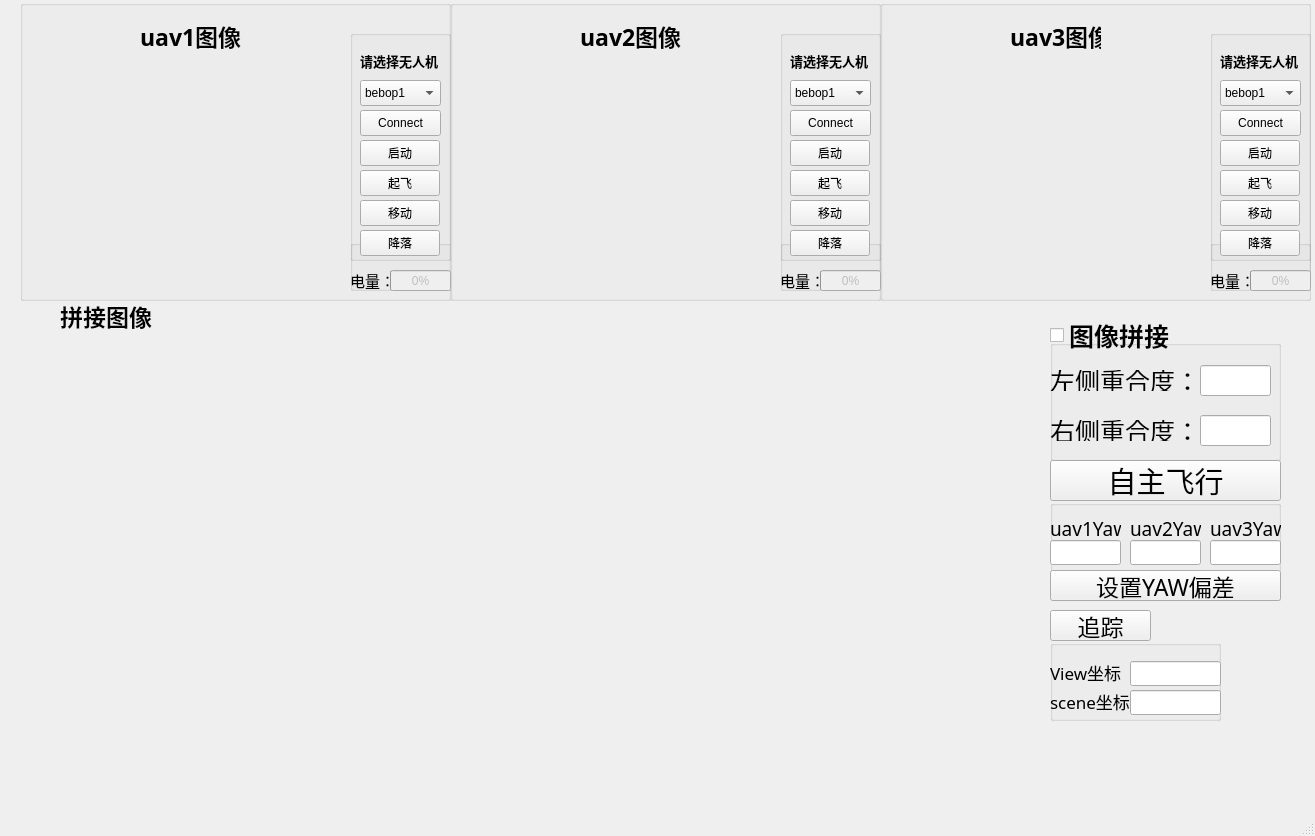
<?xml version="1.0" encoding="UTF-8"?>
<ui version="4.0">
 <class>MainWindowDesign</class>
 <widget class="QMainWindow" name="MainWindowDesign">
  <property name="geometry">
   <rect>
    <x>0</x>
    <y>0</y>
    <width>1315</width>
    <height>836</height>
   </rect>
  </property>
  <property name="minimumSize">
   <size>
    <width>0</width>
    <height>0</height>
   </size>
  </property>
  <property name="maximumSize">
   <size>
    <width>1619</width>
    <height>900</height>
   </size>
  </property>
  <property name="windowTitle">
   <string>QRosApp</string>
  </property>
  <property name="windowIcon">
   <iconset>
    <normaloff>:/images/icon.png</normaloff>:/images/icon.png</iconset>
  </property>
  <property name="locale">
   <locale language="English" country="Australia"/>
  </property>
  <widget class="QWidget" name="centralwidget">
   <widget class="QGroupBox" name="groupBox">
    <property name="geometry">
     <rect>
      <x>20</x>
      <y>0</y>
      <width>431</width>
      <height>301</height>
     </rect>
    </property>
    <property name="title">
     <string/>
    </property>
    <widget class="QLabel" name="uav1Image_label">
     <property name="geometry">
      <rect>
       <x>10</x>
       <y>50</y>
       <width>320</width>
       <height>240</height>
      </rect>
     </property>
     <property name="font">
      <font>
       <pointsize>36</pointsize>
      </font>
     </property>
     <property name="frameShadow">
      <enum>QFrame::Plain</enum>
     </property>
     <property name="lineWidth">
      <number>1</number>
     </property>
     <property name="text">
      <string/>
     </property>
     <property name="pixmap">
      <pixmap>../resources/images/load.png</pixmap>
     </property>
     <property name="scaledContents">
      <bool>true</bool>
     </property>
     <property name="margin">
      <number>0</number>
     </property>
    </widget>
    <widget class="QLabel" name="label">
     <property name="geometry">
      <rect>
       <x>120</x>
       <y>20</y>
       <width>101</width>
       <height>31</height>
      </rect>
     </property>
     <property name="font">
      <font>
       <family>AR PL UKai CN</family>
       <pointsize>17</pointsize>
       <weight>75</weight>
       <bold>true</bold>
      </font>
     </property>
     <property name="text">
      <string>uav1图像</string>
     </property>
    </widget>
    <widget class="QGroupBox" name="groupBox_6">
     <property name="geometry">
      <rect>
       <x>330</x>
       <y>240</y>
       <width>111</width>
       <height>51</height>
      </rect>
     </property>
     <property name="maximumSize">
      <size>
       <width>111</width>
       <height>51</height>
      </size>
     </property>
     <property name="title">
      <string/>
     </property>
     <widget class="QLabel" name="label_6">
      <property name="geometry">
       <rect>
        <x>0</x>
        <y>30</y>
        <width>41</width>
        <height>20</height>
       </rect>
      </property>
      <property name="font">
       <font>
        <pointsize>11</pointsize>
       </font>
      </property>
      <property name="text">
       <string>电量：</string>
      </property>
     </widget>
     <widget class="QProgressBar" name="uav1Battery_pBar">
      <property name="enabled">
       <bool>false</bool>
      </property>
      <property name="geometry">
       <rect>
        <x>40</x>
        <y>30</y>
        <width>61</width>
        <height>21</height>
       </rect>
      </property>
      <property name="value">
       <number>0</number>
      </property>
     </widget>
    </widget>
    <widget class="QGroupBox" name="groupBox_2">
     <property name="geometry">
      <rect>
       <x>330</x>
       <y>30</y>
       <width>101</width>
       <height>231</height>
      </rect>
     </property>
     <property name="title">
      <string/>
     </property>
     <widget class="QPushButton" name="uav1Takeoff_pBtn">
      <property name="geometry">
       <rect>
        <x>10</x>
        <y>140</y>
        <width>80</width>
        <height>26</height>
       </rect>
      </property>
      <property name="text">
       <string>起飞</string>
      </property>
     </widget>
     <widget class="QPushButton" name="uav1Land_pBtn">
      <property name="geometry">
       <rect>
        <x>10</x>
        <y>200</y>
        <width>80</width>
        <height>26</height>
       </rect>
      </property>
      <property name="text">
       <string>降落</string>
      </property>
     </widget>
     <widget class="QPushButton" name="uav1Move_pBtn">
      <property name="geometry">
       <rect>
        <x>10</x>
        <y>170</y>
        <width>80</width>
        <height>26</height>
       </rect>
      </property>
      <property name="text">
       <string>移动</string>
      </property>
     </widget>
     <widget class="QPushButton" name="uav1ShowImage_pBtn">
      <property name="geometry">
       <rect>
        <x>10</x>
        <y>110</y>
        <width>80</width>
        <height>26</height>
       </rect>
      </property>
      <property name="text">
       <string>启动</string>
      </property>
     </widget>
     <widget class="QPushButton" name="uav1Connect_pBtn">
      <property name="geometry">
       <rect>
        <x>10</x>
        <y>80</y>
        <width>81</width>
        <height>26</height>
       </rect>
      </property>
      <property name="text">
       <string>Connect</string>
      </property>
     </widget>
     <widget class="QComboBox" name="uav1Name_cBox">
      <property name="geometry">
       <rect>
        <x>10</x>
        <y>50</y>
        <width>81</width>
        <height>26</height>
       </rect>
      </property>
      <property name="currentIndex">
       <number>0</number>
      </property>
      <item>
       <property name="text">
        <string>bebop1</string>
       </property>
      </item>
      <item>
       <property name="text">
        <string>bebop2</string>
       </property>
      </item>
      <item>
       <property name="text">
        <string>bebop3</string>
       </property>
      </item>
      <item>
       <property name="text">
        <string>bebop4</string>
       </property>
      </item>
      <item>
       <property name="text">
        <string>bebop5</string>
       </property>
      </item>
      <item>
       <property name="text">
        <string>bebop</string>
       </property>
      </item>
     </widget>
     <widget class="QLabel" name="label_2">
      <property name="geometry">
       <rect>
        <x>10</x>
        <y>20</y>
        <width>81</width>
        <height>21</height>
       </rect>
      </property>
      <property name="font">
       <font>
        <pointsize>10</pointsize>
        <weight>75</weight>
        <bold>true</bold>
       </font>
      </property>
      <property name="text">
       <string>请选择无人机</string>
      </property>
     </widget>
    </widget>
   </widget>
   <widget class="QGroupBox" name="groupBox_3">
    <property name="geometry">
     <rect>
      <x>450</x>
      <y>0</y>
      <width>431</width>
      <height>301</height>
     </rect>
    </property>
    <property name="title">
     <string/>
    </property>
    <widget class="QLabel" name="uav2Image_label">
     <property name="geometry">
      <rect>
       <x>10</x>
       <y>50</y>
       <width>320</width>
       <height>240</height>
      </rect>
     </property>
     <property name="font">
      <font>
       <pointsize>36</pointsize>
      </font>
     </property>
     <property name="frameShadow">
      <enum>QFrame::Plain</enum>
     </property>
     <property name="lineWidth">
      <number>1</number>
     </property>
     <property name="text">
      <string/>
     </property>
     <property name="pixmap">
      <pixmap>../resources/images/load.png</pixmap>
     </property>
     <property name="scaledContents">
      <bool>true</bool>
     </property>
     <property name="margin">
      <number>0</number>
     </property>
    </widget>
    <widget class="QLabel" name="label_3">
     <property name="geometry">
      <rect>
       <x>130</x>
       <y>20</y>
       <width>101</width>
       <height>31</height>
      </rect>
     </property>
     <property name="font">
      <font>
       <family>AR PL UKai CN</family>
       <pointsize>17</pointsize>
       <weight>75</weight>
       <bold>true</bold>
      </font>
     </property>
     <property name="text">
      <string>uav2图像</string>
     </property>
    </widget>
    <widget class="QGroupBox" name="groupBox_4">
     <property name="geometry">
      <rect>
       <x>330</x>
       <y>30</y>
       <width>101</width>
       <height>231</height>
      </rect>
     </property>
     <property name="title">
      <string/>
     </property>
     <widget class="QPushButton" name="uav2Takeoff_pBtn">
      <property name="geometry">
       <rect>
        <x>10</x>
        <y>140</y>
        <width>80</width>
        <height>26</height>
       </rect>
      </property>
      <property name="text">
       <string>起飞</string>
      </property>
     </widget>
     <widget class="QPushButton" name="uav2Land_pBtn">
      <property name="geometry">
       <rect>
        <x>10</x>
        <y>200</y>
        <width>80</width>
        <height>26</height>
       </rect>
      </property>
      <property name="text">
       <string>降落</string>
      </property>
     </widget>
     <widget class="QPushButton" name="uav2Move_pBtn">
      <property name="geometry">
       <rect>
        <x>10</x>
        <y>170</y>
        <width>80</width>
        <height>26</height>
       </rect>
      </property>
      <property name="text">
       <string>移动</string>
      </property>
     </widget>
     <widget class="QPushButton" name="uav2ShowImage_pBtn">
      <property name="geometry">
       <rect>
        <x>10</x>
        <y>110</y>
        <width>80</width>
        <height>26</height>
       </rect>
      </property>
      <property name="text">
       <string>启动</string>
      </property>
     </widget>
     <widget class="QPushButton" name="uav2Connect_pBtn">
      <property name="geometry">
       <rect>
        <x>10</x>
        <y>80</y>
        <width>81</width>
        <height>26</height>
       </rect>
      </property>
      <property name="text">
       <string>Connect</string>
      </property>
     </widget>
     <widget class="QComboBox" name="uav2Name_cBox">
      <property name="geometry">
       <rect>
        <x>10</x>
        <y>50</y>
        <width>81</width>
        <height>26</height>
       </rect>
      </property>
      <property name="currentIndex">
       <number>0</number>
      </property>
      <item>
       <property name="text">
        <string>bebop1</string>
       </property>
      </item>
      <item>
       <property name="text">
        <string>bebop2</string>
       </property>
      </item>
      <item>
       <property name="text">
        <string>bebop3</string>
       </property>
      </item>
      <item>
       <property name="text">
        <string>bebop4</string>
       </property>
      </item>
      <item>
       <property name="text">
        <string>bebop5</string>
       </property>
      </item>
      <item>
       <property name="text">
        <string>bebop</string>
       </property>
      </item>
     </widget>
     <widget class="QLabel" name="label_4">
      <property name="geometry">
       <rect>
        <x>10</x>
        <y>20</y>
        <width>81</width>
        <height>21</height>
       </rect>
      </property>
      <property name="font">
       <font>
        <pointsize>10</pointsize>
        <weight>75</weight>
        <bold>true</bold>
       </font>
      </property>
      <property name="text">
       <string>请选择无人机</string>
      </property>
     </widget>
    </widget>
    <widget class="QGroupBox" name="groupBox_8">
     <property name="geometry">
      <rect>
       <x>330</x>
       <y>240</y>
       <width>101</width>
       <height>51</height>
      </rect>
     </property>
     <property name="maximumSize">
      <size>
       <width>111</width>
       <height>51</height>
      </size>
     </property>
     <property name="title">
      <string/>
     </property>
     <widget class="QLabel" name="label_10">
      <property name="geometry">
       <rect>
        <x>0</x>
        <y>30</y>
        <width>41</width>
        <height>20</height>
       </rect>
      </property>
      <property name="font">
       <font>
        <pointsize>11</pointsize>
       </font>
      </property>
      <property name="text">
       <string>电量：</string>
      </property>
     </widget>
     <widget class="QProgressBar" name="uav2Battery_pBar">
      <property name="enabled">
       <bool>false</bool>
      </property>
      <property name="geometry">
       <rect>
        <x>40</x>
        <y>30</y>
        <width>61</width>
        <height>21</height>
       </rect>
      </property>
      <property name="value">
       <number>0</number>
      </property>
     </widget>
    </widget>
    <zorder>groupBox_8</zorder>
    <zorder>uav2Image_label</zorder>
    <zorder>label_3</zorder>
    <zorder>groupBox_4</zorder>
   </widget>
   <widget class="QLabel" name="stitchingImage_label">
    <property name="geometry">
     <rect>
      <x>60</x>
      <y>330</y>
      <width>960</width>
      <height>480</height>
     </rect>
    </property>
    <property name="font">
     <font>
      <pointsize>36</pointsize>
     </font>
    </property>
    <property name="frameShadow">
     <enum>QFrame::Plain</enum>
    </property>
    <property name="lineWidth">
     <number>1</number>
    </property>
    <property name="text">
     <string/>
    </property>
    <property name="pixmap">
     <pixmap>../resources/images/load1.png</pixmap>
    </property>
    <property name="scaledContents">
     <bool>true</bool>
    </property>
    <property name="margin">
     <number>0</number>
    </property>
   </widget>
   <widget class="QCheckBox" name="stitching_checkBox">
    <property name="geometry">
     <rect>
      <x>1050</x>
      <y>320</y>
      <width>141</width>
      <height>31</height>
     </rect>
    </property>
    <property name="font">
     <font>
      <family>AR PL UKai CN</family>
      <pointsize>19</pointsize>
      <weight>75</weight>
      <bold>true</bold>
     </font>
    </property>
    <property name="text">
     <string>图像拼接</string>
    </property>
    <property name="iconSize">
     <size>
      <width>20</width>
      <height>20</height>
     </size>
    </property>
   </widget>
   <widget class="QLabel" name="label_5">
    <property name="geometry">
     <rect>
      <x>60</x>
      <y>300</y>
      <width>101</width>
      <height>31</height>
     </rect>
    </property>
    <property name="font">
     <font>
      <family>AR PL UKai CN</family>
      <pointsize>17</pointsize>
      <weight>75</weight>
      <bold>true</bold>
     </font>
    </property>
    <property name="text">
     <string>拼接图像</string>
    </property>
   </widget>
   <widget class="QGroupBox" name="groupBox_5">
    <property name="geometry">
     <rect>
      <x>880</x>
      <y>0</y>
      <width>431</width>
      <height>301</height>
     </rect>
    </property>
    <property name="title">
     <string/>
    </property>
    <widget class="QLabel" name="uav3Image_label">
     <property name="geometry">
      <rect>
       <x>10</x>
       <y>50</y>
       <width>320</width>
       <height>240</height>
      </rect>
     </property>
     <property name="font">
      <font>
       <pointsize>36</pointsize>
      </font>
     </property>
     <property name="frameShadow">
      <enum>QFrame::Plain</enum>
     </property>
     <property name="lineWidth">
      <number>1</number>
     </property>
     <property name="text">
      <string/>
     </property>
     <property name="pixmap">
      <pixmap>../resources/images/load.png</pixmap>
     </property>
     <property name="scaledContents">
      <bool>true</bool>
     </property>
     <property name="margin">
      <number>0</number>
     </property>
    </widget>
    <widget class="QLabel" name="label_8">
     <property name="geometry">
      <rect>
       <x>130</x>
       <y>20</y>
       <width>91</width>
       <height>31</height>
      </rect>
     </property>
     <property name="font">
      <font>
       <family>AR PL UKai CN</family>
       <pointsize>17</pointsize>
       <weight>75</weight>
       <bold>true</bold>
      </font>
     </property>
     <property name="text">
      <string>uav3图像</string>
     </property>
    </widget>
    <widget class="QGroupBox" name="groupBox_7">
     <property name="geometry">
      <rect>
       <x>330</x>
       <y>30</y>
       <width>101</width>
       <height>231</height>
      </rect>
     </property>
     <property name="title">
      <string/>
     </property>
     <widget class="QPushButton" name="uav3Takeoff_pBtn">
      <property name="geometry">
       <rect>
        <x>10</x>
        <y>140</y>
        <width>80</width>
        <height>26</height>
       </rect>
      </property>
      <property name="text">
       <string>起飞</string>
      </property>
     </widget>
     <widget class="QPushButton" name="uav3Land_pBtn">
      <property name="geometry">
       <rect>
        <x>10</x>
        <y>200</y>
        <width>80</width>
        <height>26</height>
       </rect>
      </property>
      <property name="text">
       <string>降落</string>
      </property>
     </widget>
     <widget class="QPushButton" name="uav3Move_pBtn">
      <property name="geometry">
       <rect>
        <x>10</x>
        <y>170</y>
        <width>80</width>
        <height>26</height>
       </rect>
      </property>
      <property name="text">
       <string>移动</string>
      </property>
     </widget>
     <widget class="QPushButton" name="uav3ShowImage_pBtn">
      <property name="geometry">
       <rect>
        <x>10</x>
        <y>110</y>
        <width>80</width>
        <height>26</height>
       </rect>
      </property>
      <property name="text">
       <string>启动</string>
      </property>
     </widget>
     <widget class="QPushButton" name="uav3Connect_pBtn">
      <property name="geometry">
       <rect>
        <x>10</x>
        <y>80</y>
        <width>81</width>
        <height>26</height>
       </rect>
      </property>
      <property name="text">
       <string>Connect</string>
      </property>
     </widget>
     <widget class="QComboBox" name="uav3Name_cBox">
      <property name="geometry">
       <rect>
        <x>10</x>
        <y>50</y>
        <width>81</width>
        <height>26</height>
       </rect>
      </property>
      <property name="currentIndex">
       <number>0</number>
      </property>
      <item>
       <property name="text">
        <string>bebop1</string>
       </property>
      </item>
      <item>
       <property name="text">
        <string>bebop2</string>
       </property>
      </item>
      <item>
       <property name="text">
        <string>bebop3</string>
       </property>
      </item>
      <item>
       <property name="text">
        <string>bebop4</string>
       </property>
      </item>
      <item>
       <property name="text">
        <string>bebop5</string>
       </property>
      </item>
      <item>
       <property name="text">
        <string>bebop</string>
       </property>
      </item>
     </widget>
     <widget class="QLabel" name="label_9">
      <property name="geometry">
       <rect>
        <x>10</x>
        <y>20</y>
        <width>81</width>
        <height>21</height>
       </rect>
      </property>
      <property name="font">
       <font>
        <pointsize>10</pointsize>
        <weight>75</weight>
        <bold>true</bold>
       </font>
      </property>
      <property name="text">
       <string>请选择无人机</string>
      </property>
     </widget>
    </widget>
    <widget class="QGroupBox" name="groupBox_9">
     <property name="geometry">
      <rect>
       <x>330</x>
       <y>240</y>
       <width>101</width>
       <height>51</height>
      </rect>
     </property>
     <property name="maximumSize">
      <size>
       <width>111</width>
       <height>51</height>
      </size>
     </property>
     <property name="title">
      <string/>
     </property>
     <widget class="QLabel" name="label_11">
      <property name="geometry">
       <rect>
        <x>0</x>
        <y>30</y>
        <width>41</width>
        <height>20</height>
       </rect>
      </property>
      <property name="font">
       <font>
        <pointsize>11</pointsize>
       </font>
      </property>
      <property name="text">
       <string>电量：</string>
      </property>
     </widget>
     <widget class="QProgressBar" name="uav3Battery_pBar">
      <property name="enabled">
       <bool>false</bool>
      </property>
      <property name="geometry">
       <rect>
        <x>40</x>
        <y>30</y>
        <width>61</width>
        <height>21</height>
       </rect>
      </property>
      <property name="value">
       <number>0</number>
      </property>
     </widget>
    </widget>
    <zorder>groupBox_9</zorder>
    <zorder>uav3Image_label</zorder>
    <zorder>label_8</zorder>
    <zorder>groupBox_7</zorder>
   </widget>
   <widget class="QPushButton" name="autoFly_pBtn">
    <property name="geometry">
     <rect>
      <x>1050</x>
      <y>460</y>
      <width>231</width>
      <height>41</height>
     </rect>
    </property>
    <property name="font">
     <font>
      <family>AR PL UKai CN</family>
      <pointsize>22</pointsize>
     </font>
    </property>
    <property name="text">
     <string>自主飞行</string>
    </property>
   </widget>
   <widget class="QGroupBox" name="groupBox_10">
    <property name="geometry">
     <rect>
      <x>1050</x>
      <y>340</y>
      <width>231</width>
      <height>121</height>
     </rect>
    </property>
    <property name="maximumSize">
     <size>
      <width>500</width>
      <height>500</height>
     </size>
    </property>
    <property name="title">
     <string/>
    </property>
    <widget class="QLabel" name="label_7">
     <property name="geometry">
      <rect>
       <x>0</x>
       <y>30</y>
       <width>151</width>
       <height>21</height>
      </rect>
     </property>
     <property name="font">
      <font>
       <family>AR PL UKai CN</family>
       <pointsize>19</pointsize>
      </font>
     </property>
     <property name="text">
      <string>左侧重合度：</string>
     </property>
    </widget>
    <widget class="QLineEdit" name="overlapRate_left_lineEdit">
     <property name="geometry">
      <rect>
       <x>150</x>
       <y>25</y>
       <width>71</width>
       <height>31</height>
      </rect>
     </property>
     <property name="font">
      <font>
       <pointsize>18</pointsize>
      </font>
     </property>
     <property name="readOnly">
      <bool>true</bool>
     </property>
    </widget>
    <widget class="QLabel" name="label_12">
     <property name="geometry">
      <rect>
       <x>0</x>
       <y>80</y>
       <width>151</width>
       <height>21</height>
      </rect>
     </property>
     <property name="font">
      <font>
       <family>AR PL UKai CN</family>
       <pointsize>19</pointsize>
      </font>
     </property>
     <property name="text">
      <string>右侧重合度：</string>
     </property>
    </widget>
    <widget class="QLineEdit" name="overlapRate_right_lineEdit">
     <property name="geometry">
      <rect>
       <x>150</x>
       <y>75</y>
       <width>71</width>
       <height>31</height>
      </rect>
     </property>
     <property name="font">
      <font>
       <pointsize>18</pointsize>
      </font>
     </property>
     <property name="readOnly">
      <bool>true</bool>
     </property>
    </widget>
   </widget>
   <widget class="QLabel" name="school_label">
    <property name="geometry">
     <rect>
      <x>1160</x>
      <y>680</y>
      <width>120</width>
      <height>120</height>
     </rect>
    </property>
    <property name="text">
     <string/>
    </property>
    <property name="pixmap">
     <pixmap>../resources/images/school.png</pixmap>
    </property>
    <property name="scaledContents">
     <bool>true</bool>
    </property>
   </widget>
   <widget class="QGroupBox" name="groupBox_11">
    <property name="geometry">
     <rect>
      <x>1050</x>
      <y>500</y>
      <width>231</width>
      <height>101</height>
     </rect>
    </property>
    <property name="title">
     <string/>
    </property>
    <widget class="QLabel" name="label_13">
     <property name="geometry">
      <rect>
       <x>0</x>
       <y>20</y>
       <width>71</width>
       <height>17</height>
      </rect>
     </property>
     <property name="font">
      <font>
       <family>AR PL UKai CN</family>
       <pointsize>14</pointsize>
      </font>
     </property>
     <property name="text">
      <string>uav1Yaw</string>
     </property>
    </widget>
    <widget class="QLineEdit" name="yawOffset_uav3_lineEdit">
     <property name="geometry">
      <rect>
       <x>160</x>
       <y>40</y>
       <width>71</width>
       <height>25</height>
      </rect>
     </property>
    </widget>
    <widget class="QLineEdit" name="yawOffset_uav2_lineEdit">
     <property name="geometry">
      <rect>
       <x>80</x>
       <y>40</y>
       <width>71</width>
       <height>25</height>
      </rect>
     </property>
    </widget>
    <widget class="QLineEdit" name="yawOffset_uav1_lineEdit">
     <property name="geometry">
      <rect>
       <x>0</x>
       <y>40</y>
       <width>71</width>
       <height>25</height>
      </rect>
     </property>
    </widget>
    <widget class="QPushButton" name="setYawErr_pBtn">
     <property name="geometry">
      <rect>
       <x>0</x>
       <y>70</y>
       <width>231</width>
       <height>31</height>
      </rect>
     </property>
     <property name="font">
      <font>
       <family>AR PL UKai CN</family>
       <pointsize>17</pointsize>
       <weight>50</weight>
       <bold>false</bold>
      </font>
     </property>
     <property name="text">
      <string>设置YAW偏差</string>
     </property>
    </widget>
    <widget class="QLabel" name="label_14">
     <property name="geometry">
      <rect>
       <x>80</x>
       <y>20</y>
       <width>71</width>
       <height>17</height>
      </rect>
     </property>
     <property name="font">
      <font>
       <family>AR PL UKai CN</family>
       <pointsize>14</pointsize>
      </font>
     </property>
     <property name="text">
      <string>uav2Yaw</string>
     </property>
    </widget>
    <widget class="QLabel" name="label_15">
     <property name="geometry">
      <rect>
       <x>160</x>
       <y>20</y>
       <width>71</width>
       <height>17</height>
      </rect>
     </property>
     <property name="font">
      <font>
       <family>AR PL UKai CN</family>
       <pointsize>14</pointsize>
      </font>
     </property>
     <property name="text">
      <string>uav3Yaw</string>
     </property>
    </widget>
   </widget>
   <widget class="QPushButton" name="track_pBtn">
    <property name="geometry">
     <rect>
      <x>1050</x>
      <y>610</y>
      <width>101</width>
      <height>31</height>
     </rect>
    </property>
    <property name="font">
     <font>
      <family>AR PL UKai CN</family>
      <pointsize>17</pointsize>
     </font>
    </property>
    <property name="text">
     <string>追踪</string>
    </property>
   </widget>
   <widget class="QGroupBox" name="groupBox_12">
    <property name="geometry">
     <rect>
      <x>1050</x>
      <y>640</y>
      <width>171</width>
      <height>81</height>
     </rect>
    </property>
    <property name="title">
     <string/>
    </property>
    <widget class="QLabel" name="label_16">
     <property name="geometry">
      <rect>
       <x>0</x>
       <y>20</y>
       <width>81</width>
       <height>25</height>
      </rect>
     </property>
     <property name="font">
      <font>
       <family>AR PL UKai CN</family>
       <pointsize>13</pointsize>
      </font>
     </property>
     <property name="text">
      <string>View坐标</string>
     </property>
    </widget>
    <widget class="QLineEdit" name="view_lineEdit">
     <property name="geometry">
      <rect>
       <x>80</x>
       <y>21</y>
       <width>91</width>
       <height>25</height>
      </rect>
     </property>
    </widget>
    <widget class="QLabel" name="label_17">
     <property name="geometry">
      <rect>
       <x>0</x>
       <y>49</y>
       <width>81</width>
       <height>25</height>
      </rect>
     </property>
     <property name="font">
      <font>
       <family>AR PL UKai CN</family>
       <pointsize>13</pointsize>
      </font>
     </property>
     <property name="text">
      <string>scene坐标</string>
     </property>
    </widget>
    <widget class="QLineEdit" name="scene_lineEdit">
     <property name="geometry">
      <rect>
       <x>80</x>
       <y>50</y>
       <width>91</width>
       <height>25</height>
      </rect>
     </property>
    </widget>
   </widget>
   <widget class="myQGraphicsView" name="graphicsView">
    <property name="geometry">
     <rect>
      <x>60</x>
      <y>330</y>
      <width>961</width>
      <height>481</height>
     </rect>
    </property>
    <property name="mouseTracking">
     <bool>true</bool>
    </property>
    <property name="styleSheet">
     <string notr="true">background: transparent</string>
    </property>
   </widget>
   <zorder>groupBox_10</zorder>
   <zorder>groupBox</zorder>
   <zorder>groupBox_3</zorder>
   <zorder>stitchingImage_label</zorder>
   <zorder>stitching_checkBox</zorder>
   <zorder>label_5</zorder>
   <zorder>groupBox_5</zorder>
   <zorder>autoFly_pBtn</zorder>
   <zorder>school_label</zorder>
   <zorder>groupBox_11</zorder>
   <zorder>track_pBtn</zorder>
   <zorder>groupBox_12</zorder>
   <zorder>graphicsView</zorder>
  </widget>
  <widget class="QStatusBar" name="statusbar"/>
  <action name="action_Quit">
   <property name="text">
    <string>&amp;Quit</string>
   </property>
   <property name="shortcut">
    <string>Ctrl+Q</string>
   </property>
   <property name="shortcutContext">
    <enum>Qt::ApplicationShortcut</enum>
   </property>
  </action>
  <action name="action_Preferences">
   <property name="text">
    <string>&amp;Preferences</string>
   </property>
  </action>
  <action name="actionAbout">
   <property name="text">
    <string>&amp;About</string>
   </property>
  </action>
  <action name="actionAbout_Qt">
   <property name="text">
    <string>About &amp;Qt</string>
   </property>
  </action>
 </widget>
 <customwidgets>
  <customwidget>
   <class>myQGraphicsView</class>
   <extends>QGraphicsView</extends>
   <header location="global">../../src/image_stitching/include/image_stitching/myqgraphicsview.hpp</header>
  </customwidget>
 </customwidgets>
 <resources/>
 <connections>
  <connection>
   <sender>action_Quit</sender>
   <signal>triggered()</signal>
   <receiver>MainWindowDesign</receiver>
   <slot>close()</slot>
   <hints>
    <hint type="sourcelabel">
     <x>-1</x>
     <y>-1</y>
    </hint>
    <hint type="destinationlabel">
     <x>399</x>
     <y>299</y>
    </hint>
   </hints>
  </connection>
 </connections>
</ui>
